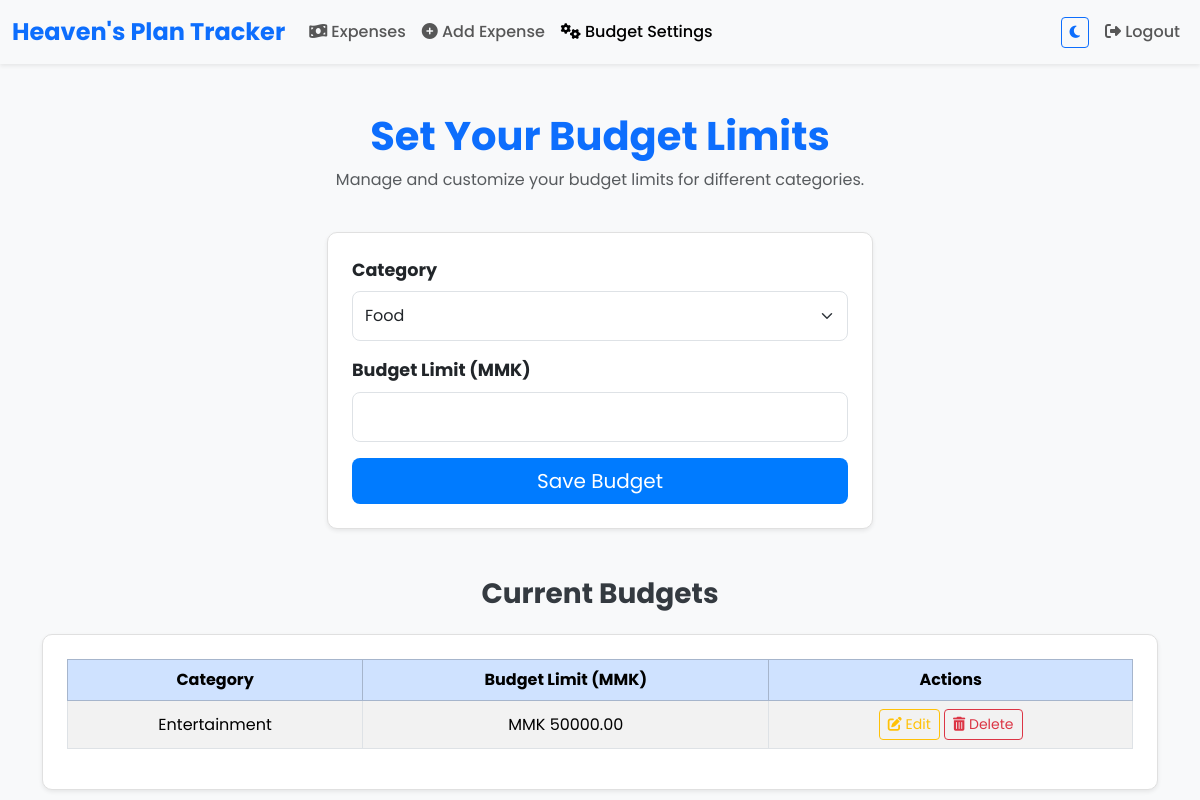
/expenses/budget/ (signed in), run on an earlier commit of the app's database.
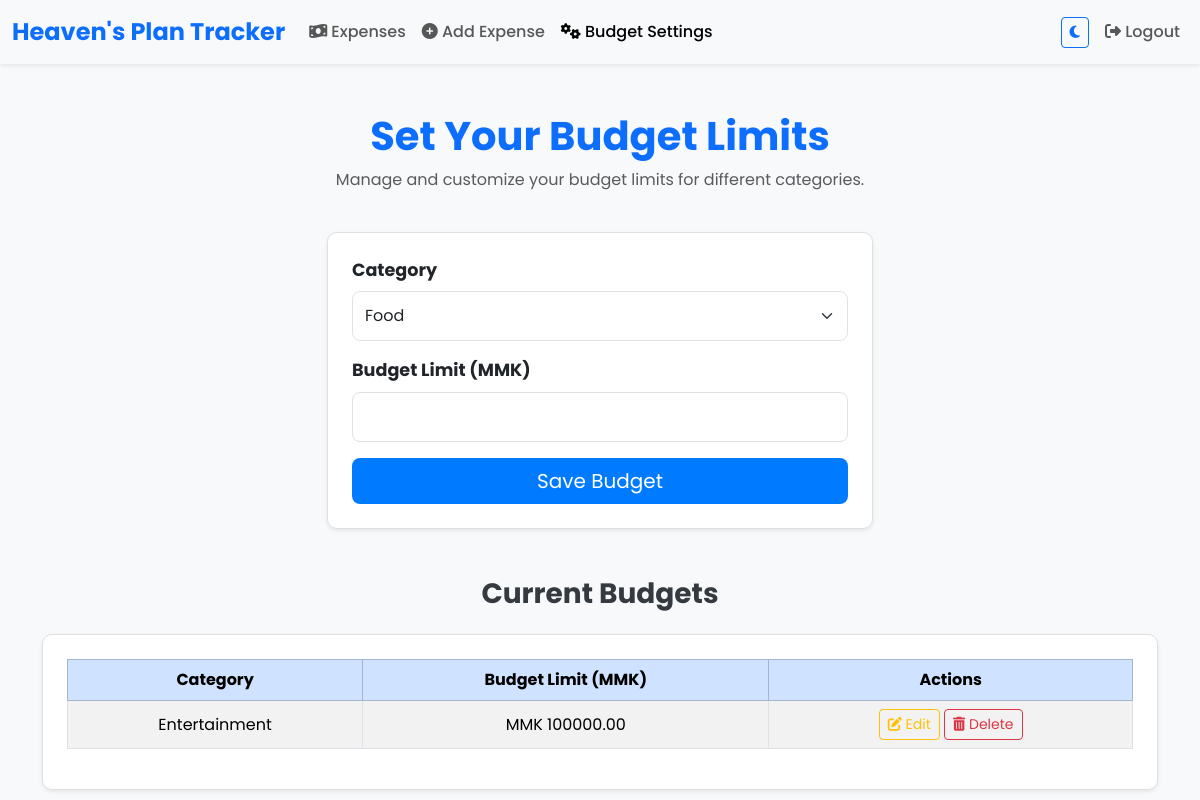
And on a later commit of the database.
### expense/models.py (models this page shows, shortened)
class Budget(models.Model):
    user = models.ForeignKey(User, on_delete=models.CASCADE)
    category = models.CharField(max_length=100)
    limit = models.DecimalField(max_digits=10, decimal_places=2)

### expense/views.py (the view)
# urls.py: path('budget/', views.budget_settings, name='budget_settings'),  # Budget Settings URL
@login_required
def budget_settings(request):
    budgets = Budget.objects.filter(user=request.user)
    if request.method == 'POST':
        form = BudgetForm(request.POST)
        if form.is_valid():
            budget = form.save(commit=False)
            budget.user = request.user
            budget.save()
            return redirect('budget_settings')
    else:
        form = BudgetForm()
    context = {'budgets': budgets, 'form': form}
    return render(request, 'expense/budget_settings.html', context)

### expense/forms.py (shortened to what this page needs)
class BudgetForm(forms.ModelForm):
    class Meta:
        model = Budget
        fields = ['category', 'limit']
        widgets = {
            'category': forms.Select(choices=[
                ('Food', 'Food'),
                ('Transport', 'Transport'),
                ('Utilities', 'Utilities'),
                ('Entertainment', 'Entertainment'),
                ('Other', 'Other')
            ], attrs={'class': 'form-select form-select-lg'}),
            'limit': forms.NumberInput(attrs={'class': 'form-control form-control-lg'}),
        }

### templates/expense/budget_settings.html (shortened to what this page needs)
{% extends 'base.html' %}
{% block content %}
<div class="container mt-5">
    <div class="row">
        <div class="col-12 text-center mb-4">
            <h2 class="display-6 fw-bold text-primary">Set Your Budget Limits</h2>
            <p class="text-muted">Manage and customize your budget limits for different categories.</p>
        </div>
    </div>
    <div class="row justify-content-center">
        <div class="col-lg-6 col-md-8 col-sm-12">
            <div class="card shadow-sm p-4 mb-5">
                <form method="POST">
                    <div class="mb-3">
                        <label for="{{ form.category.id_for_label }}" class="form-label fw-bold">Category</label>
                        {{ form.category }}
                    </div>
                    <div class="mb-3">
                        <label for="{{ form.limit.id_for_label }}" class="form-label fw-bold">Budget Limit (MMK)</label>
                        {{ form.limit }}
                    </div>
                    <div class="d-grid">
                        <button type="submit" class="btn btn-primary btn-lg w-100">Save Budget</button>
                    </div>
                </form>
            </div>
        </div>
    </div>
    <div class="row">
        <div class="col-12">
            <h3 class="fw-bold text-center mb-4">Current Budgets</h3>
            <div class="card shadow-sm p-4">
                <div class="table-responsive custom-table">
                    <table class="table table-hover table-striped table-bordered text-center align-middle">
                        <thead class="table-primary">
                            <tr>
                                <th>Category</th>
                                <th>Budget Limit (MMK)</th>
                                <th>Actions</th>
                            </tr>
                        </thead>
                        <tbody>
                            {% for budget in budgets %}
                            <tr>
                                <td>{{ budget.category }}</td>
                                <td>MMK {{ budget.limit|floatformat:2 }}</td>
                                <td>
                                    <a href="{% url 'edit_budget' budget.pk %}" class="btn btn-outline-warning btn-sm">
                                        <i class="fas fa-edit"></i> Edit
                                    </a>
                                    <a href="{% url 'delete_budget' budget.pk %}" class="btn btn-outline-danger btn-sm">
                                        <i class="fas fa-trash-alt"></i> Delete
                                    </a>
                                </td>
                            </tr>
                            {% empty %}
                            <tr>
                                <td colspan="3" class="text-center">No budgets set.</td>
                            </tr>
                            {% endfor %}
                        </tbody>
                    </table>
                </div>
            </div>
        </div>
    </div>
</div>
{% endblock %}

What changed in the data, as far as the page shows it:
changed Budget "Entertainment": limit "50000.00" → "100000.00"
